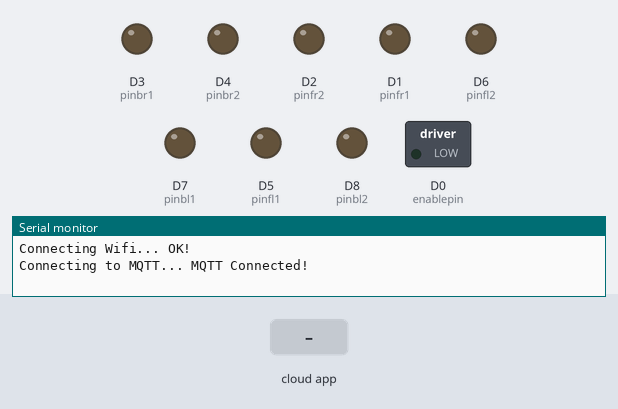
The sketch below on a simulated ESP8266 (NodeMCU). Parts: switched loads named in the sketch (green lamp = pin HIGH), output pins drawn as LEDs (lit = HIGH), the last lines printed to the serial monitor. The test bench sets the inputs (shaded band). WiFi joins after 1.5 s; servers stay silent unless stated; no MQTT or app messages arrive unless stated.

Above: at 3.2 s.
3.3 s: the phone or cloud app sets voice-control to 13
At 4.5 s:
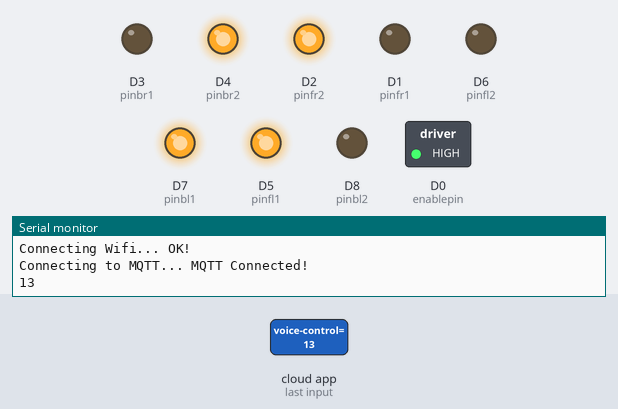
4.8 s: the phone or cloud app sets voice-control to 5
At 5.3 s:
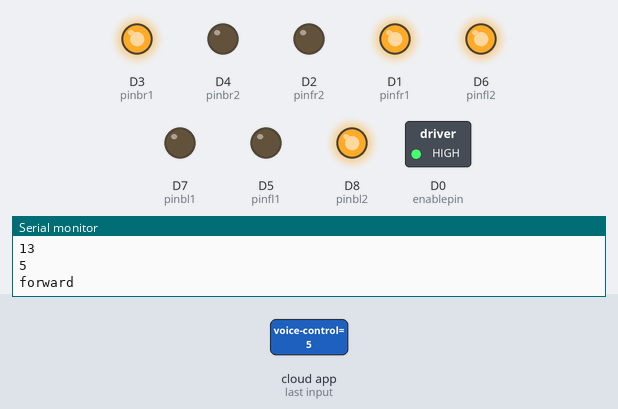
6.3 s: the phone or cloud app sets voice-control to 10
At 6.7 s:
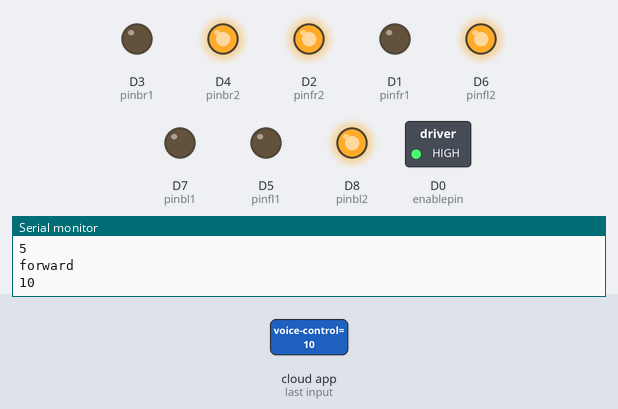
7.8 s: the phone or cloud app sets voice-control to 8
At 9.0 s:
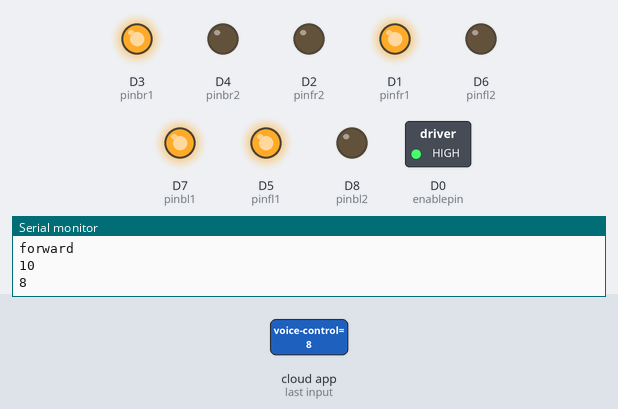
9.3 s: the phone or cloud app sets voice-control to 9
At 9.6 s:
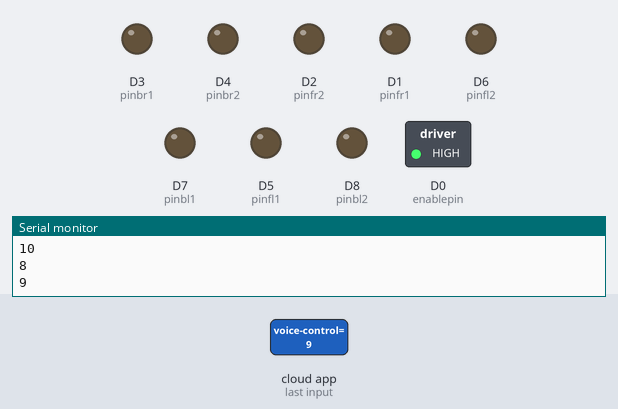
Timing chart, 0 to 11.8 s (numbered marks = the images above; inputs shaded):
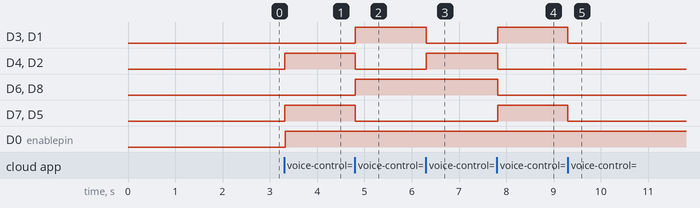

Measured:
- after the input at 3.3 s, D4 (pinbr2), D2 (pinfr2), D7 (pinbl1), D5 (pinfl1), D0 (enablepin): LOW → HIGH at once
- after the input at 4.8 s, D3 (pinbr1), D1 (pinfr1), D6 (pinfl2), D8 (pinbl2): LOW → HIGH at once; D4 (pinbr2), D2 (pinfr2), D7 (pinbl1), D5 (pinfl1): HIGH → LOW at once
- after the input at 6.3 s, D3 (pinbr1), D1 (pinfr1): HIGH → LOW at once; D4 (pinbr2), D2 (pinfr2): LOW → HIGH at once
- after the input at 7.8 s, D3 (pinbr1), D1 (pinfr1), D7 (pinbl1), D5 (pinfl1): LOW → HIGH at once; D4 (pinbr2), D2 (pinfr2), D6 (pinfl2), D8 (pinbl2): HIGH → LOW at once
- after the input at 9.3 s, D3 (pinbr1), D1 (pinfr1), D7 (pinbl1), D5 (pinfl1): HIGH → LOW at once

The sketch:

voice.ino
```cpp
#include <ESP8266WiFi.h>
#include "Adafruit_MQTT.h"
#include "Adafruit_MQTT_Client.h"

#define enablepin D0
//Right part
//motor A
#define pinfr1 D1
#define pinfr2 D2
// motor B
#define pinbr1 D3
#define pinbr2 D4
//Left part
// motor C
#define pinfl1 D5
#define pinfl2 D6
// motor D
#define pinbl1 D7
#define pinbl2 D8

#define WIFI_SSID "wifiname"
#define WIFI_PASS "wifipassword"

#define MQTT_SERV "io.adafruit.com"
#define MQTT_PORT 1883

#define MQTT_NAME "mqtt-username"
#define MQTT_PASS "mqtt-password"

//Set up MQTT and WiFi clients
WiFiClient client;
Adafruit_MQTT_Client mqtt(&client, MQTT_SERV, MQTT_PORT, MQTT_NAME, MQTT_PASS);

//Set up the feed you're subscribing to
//https://io.adafruit.com/diygeeks/feeds/onoff
Adafruit_MQTT_Subscribe voice = Adafruit_MQTT_Subscribe(&mqtt, MQTT_NAME "/feeds/voice-control");


void setup()
{
  Serial.begin(9600);
  delay(500);

  pinMode(enablepin, OUTPUT);
  pinMode(pinfr1, OUTPUT);
  pinMode(pinfr2, OUTPUT);
  pinMode(pinbr1, OUTPUT);
  pinMode(pinbr2, OUTPUT);
  pinMode(pinfl1, OUTPUT);
  pinMode(pinfl2, OUTPUT);
  pinMode(pinbl1, OUTPUT);
  pinMode(pinbl2, OUTPUT);

  //Connect to WiFi

  Serial.print("\n\nConnecting Wifi... ");
  WiFi.begin(WIFI_SSID, WIFI_PASS);
  while (WiFi.status() != WL_CONNECTED)
  {
    delay(500);
  }

  Serial.println("OK!");

  //Subscribe to the voice feed
  mqtt.subscribe(&voice);
}
void accelerate(){
  for(int i =0; i<1024; i++){
    analogWrite(enablepin, i);
  }
}
void back(){
  digitalWrite(pinfr2, HIGH);
  digitalWrite(pinbr2, HIGH);
  digitalWrite(pinfl1, HIGH);
  digitalWrite(pinbl1, HIGH);
  digitalWrite(pinfr1, LOW);
  digitalWrite(pinbr1, LOW);
  digitalWrite(pinfl2, LOW);
  digitalWrite(pinbl2, LOW);
  accelerate();
  delay(30);
}
void front(){
  Serial.println("forward");
  digitalWrite(pinfr1, HIGH);
  digitalWrite(pinbr1, HIGH);
  digitalWrite(pinfl2, HIGH);
  digitalWrite(pinbl2, HIGH);
  digitalWrite(pinfr2, LOW);
  digitalWrite(pinbr2, LOW);
  digitalWrite(pinfl1, LOW);
  digitalWrite(pinbl1, LOW);
  accelerate();
  delay(30);
}
void left(){
  digitalWrite(pinfr1, HIGH);
  digitalWrite(pinbr1, HIGH);
  digitalWrite(pinfl1, HIGH);
  digitalWrite(pinbl1, HIGH);
  digitalWrite(pinfr2, LOW);
  digitalWrite(pinbr2, LOW);
  digitalWrite(pinfl2, LOW);
  digitalWrite(pinbl2, LOW);
  accelerate();
  delay(30);
}
void right(){
  digitalWrite(pinfr2, HIGH);
  digitalWrite(pinbr2, HIGH);
  digitalWrite(pinfl2, HIGH);
  digitalWrite(pinbl2, HIGH);
  digitalWrite(pinfr1, LOW);
  digitalWrite(pinbr1, LOW);
  digitalWrite(pinfl1, LOW);
  digitalWrite(pinbl1, LOW);
  accelerate();
  delay(30);
}
void stop(){
  digitalWrite(pinfr2, LOW);
  digitalWrite(pinbr2, LOW);
  digitalWrite(pinfl2, LOW);
  digitalWrite(pinbl2, LOW);
  digitalWrite(pinfr1, LOW);
  digitalWrite(pinbr1, LOW);
  digitalWrite(pinfl1, LOW);
  digitalWrite(pinbl1, LOW);
}
void loop()
{
  MQTT_connect();

  //Read from our subscription queue until we run out, or
  //wait up to 5 seconds for subscription to update
  Adafruit_MQTT_Subscribe * subscription;
  while ((subscription = mqtt.readSubscription(1000)))
  {
    //If we're in here, a subscription updated...
    if (subscription == &voice)
    {
      //Print the new value to the serial monitor
      Serial.println((char*) voice.lastread);
      if (!strcmp((char*) voice.lastread, "13"))
      {
        //back
        back();
      }
      else if (!strcmp((char*) voice.lastread, "5"))
      {
        //forward
        front();
      }
      else if (!strcmp((char*) voice.lastread, "10")){
        //right
        right();
      }
      else if (!strcmp((char*) voice.lastread, "8")){
        //left
        left();
      }
      else if(!strcmp((char*) voice.lastread, "9")){
        //stop
        stop();
      }
      else{
        Serial.println("Invalid Input");
      }
    }
  }

  // ping the server to keep the mqtt connection alive
  if (!mqtt.ping())
  {
    mqtt.disconnect();
  }
}

void MQTT_connect()
{
  int8_t ret;

  // Stop if already connected.
  if (mqtt.connected())
  {
    return;
  }

  Serial.print("Connecting to MQTT... ");

  uint8_t retries = 3;
  while ((ret = mqtt.connect()) != 0) // connect will return 0 for connected
  {
       Serial.println(mqtt.connectErrorString(ret));
       Serial.println("Retrying MQTT connection in 5 seconds...");
       mqtt.disconnect();
       delay(5000);  // wait 5 seconds
       retries--;
       if (retries == 0)
       {
         // basically die and wait for WDT to reset me
         while (1);
       }
  }
  Serial.println("MQTT Connected!");
}
```
